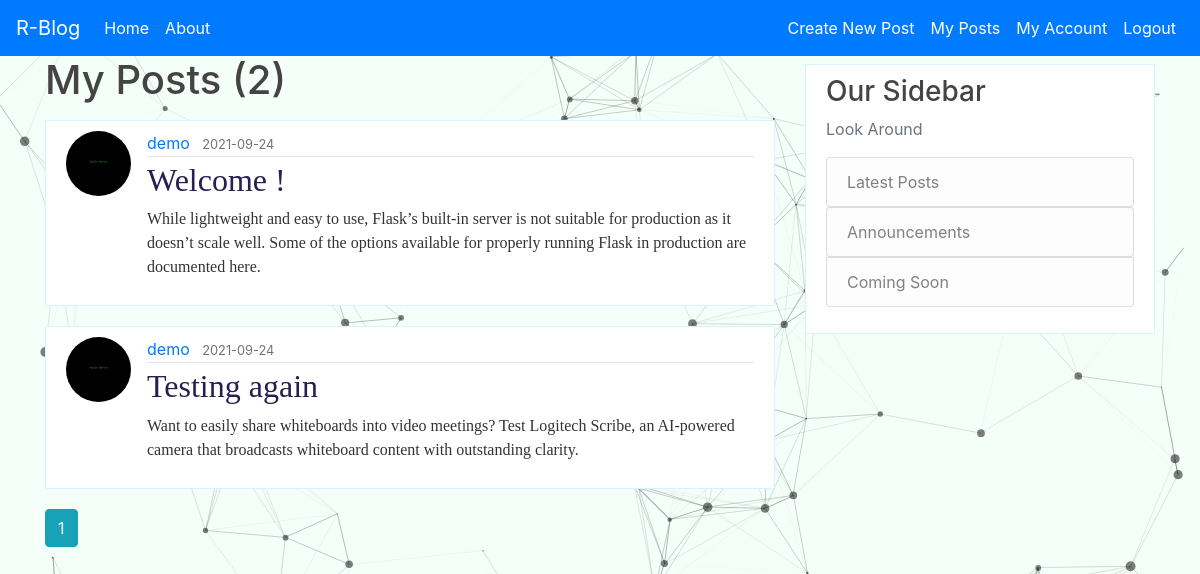
/user/demo (signed in), run on the app's committed database.
### flaskblog/models.py (models this page shows, shortened)
class Post(db.Model):
    id = db.Column(db.Integer, primary_key=True)
    title = db.Column(db.String(100), nullable=False)
    date_posted = db.Column(db.DateTime, nullable=False, default=datetime.utcnow)
    content = db.Column(db.Text, nullable=False)
    user_id = db.Column(db.Integer, db.ForeignKey('user.id'), nullable=False)

class User(db.Model, UserMixin):
    __table_args__ = {'extend_existing': True}
    id = db.Column(db.Integer, primary_key=True)
    username = db.Column(db.String(20), unique=True, nullable=False)
    email = db.Column(db.String(120), unique=True, nullable=False)
    image_file = db.Column(db.String(20), nullable=False, default='default.jpg')
    password = db.Column(db.String(60), nullable=False)
    posts = db.relationship('Post', backref='author', lazy=True)

### flaskblog/users/routes.py (the view)
@users.route("/user/<string:username>")
def user_posts(username):
    page = request.args.get('page', 1, type=int)
    user = User.query.filter_by(username=username).first_or_404()
    posts = Post.query.filter_by(author=user).order_by(Post.date_posted.desc()).paginate(page=page, per_page=5)
    return render_template('user_posts.html', posts=posts,user=user)

### flaskblog/models.py (called while the page is built)
@login_manager.user_loader
def load_user(user_id):
    return User.query.get(int(user_id))

### flaskblog/templates/user_posts.html
{% extends "layout.html" %}
{% block content %}
    {% if current_user.is_authenticated%}
     {% if user.username==current_user.username %}
     <h1 class="mb-3">My Posts ({{ posts.total }})</h1>
     {% else %}
     <h1 class="mb-3">Posts by {{ user.username }} ({{ posts.total }})</h1>
      {% endif %}
      {% else %}
       <h1 class="mb-3">Posts by {{ user.username }} ({{ posts.total }})</h1>
       {% endif %}
    {% for post in posts.items %}
        <article class="media content-section">
          <img class="rounded-circle article-img" src="{{ url_for('static', filename='profile_pics/' + post.author.image_file) }}">
          <div class="media-body">
            <div class="article-metadata">
              <a class="mr-2" href="{{ url_for('users.user_posts', username=post.author.username) }}">{{ post.author.username }}</a>
              <small class="text-muted">{{ post.date_posted.strftime('%Y-%m-%d') }}</small>
            </div>
            <h2><a class="article-title" href="{{ url_for('posts.post', post_id=post.id) }}">{{ post.title }}</a></h2>
            <p class="article-content">{{ post.content }}</p>
          </div>
        </article>
    {% endfor %}
    {% for page_num in posts.iter_pages(left_edge=1, right_edge=1, left_current=1, right_current=2) %}
      {% if page_num %}
        {% if posts.page == page_num %}
          <a class="btn btn-info mb-4" href="{{ url_for('users.user_posts', username=user.username, page=page_num) }}">{{ page_num }}</a>
        {% else %}
          <a class="btn btn-outline-info mb-4" href="{{ url_for('users.user_posts', username=user.username, page=page_num) }}">{{ page_num }}</a>
        {% endif %}
      {% else %}
        ........
      {% endif %}
    {% endfor %}
{% endblock content %}

### flaskblog/static/main.css (style rules this page uses)
body { background: #fafafa; color: #333333; margin-top: 0rem; position: relative; }
h1, h2, h3, h4, h5, h6 { color: #444444; }
.content-section { background: #ffffff; padding: 10px 20px; border: 1px solid #d6f4ff; border-radius: 1px; margin-bottom: 20px; margin-top: 8px; }
.article-title { color: #271f52; font-family: "Times", Times, serif; }
.article-content { white-space: pre-line; font-family: "Times New Roman", Times, serif; }
.article-img { height: 65px; width: 65px; margin-right: 16px; }
.article-metadata { padding-bottom: 1px; margin-bottom: 4px; border-bottom: 1px solid #e3e3e3 }

### data on the page
Post: image_file (picture), author.username "demo", date_posted "2021-09-24", title "Welcome !", content "While lightweight and easy to use, Flask’s built-in server is not suitable for production as it doesn’t scale well. Some of the options available for properly running Flask in production are documented here."
Post: image_file (picture), author.username "demo", date_posted "2021-09-24", title "Testing again", content "Want to easily share whiteboards into video meetings? Test Logitech Scribe, an AI-powered camera that broadcasts whiteboard content with outstanding clarity."

### other printed values
{{ posts.total }} "2"
{{ page_num }} "1"
